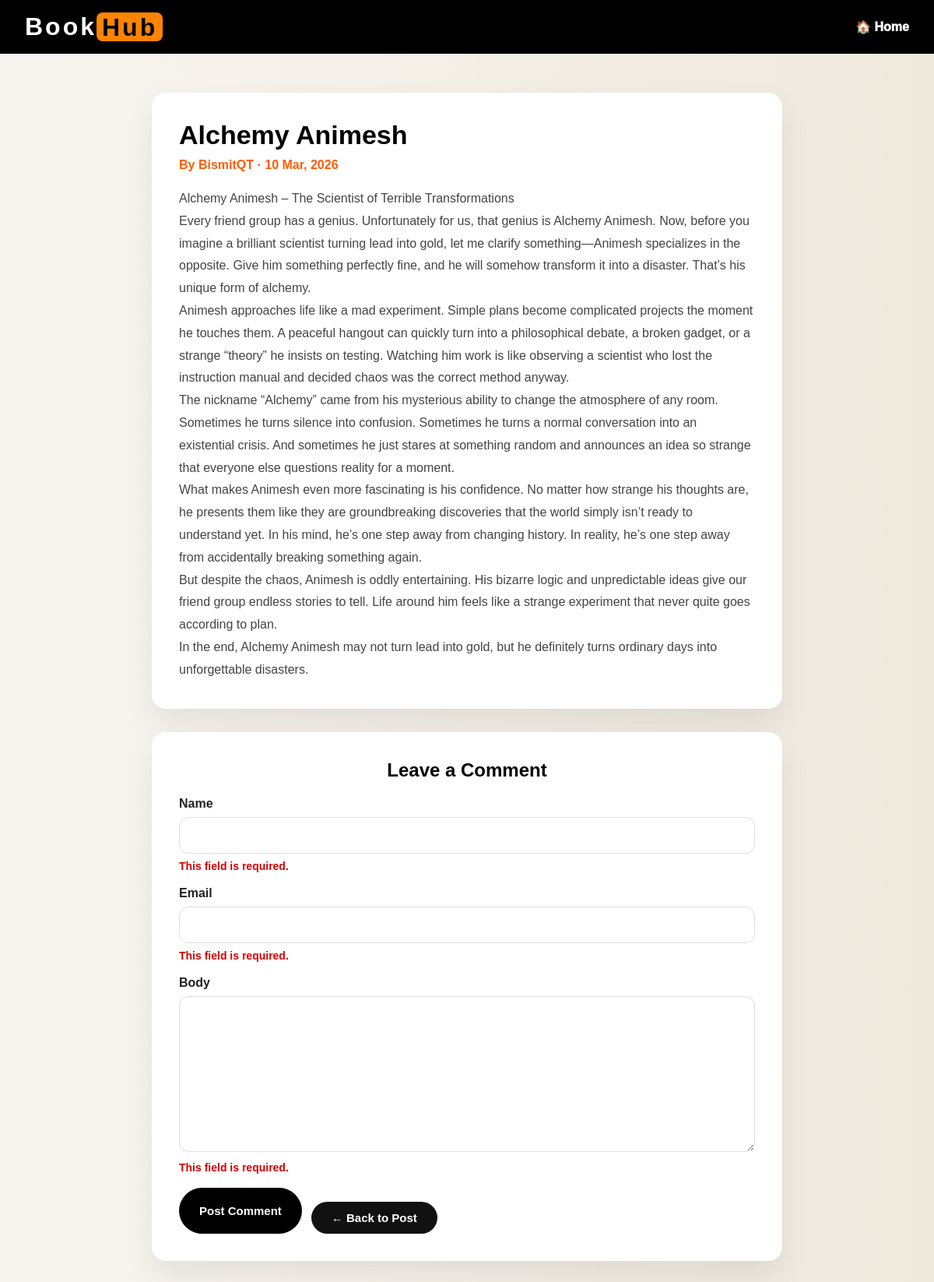
The page /13/comment/ on the database its author committed.
### blog/models.py (models this page shows, shortened)
class Post(models.Model):
    class Status(models.TextChoices):
        DRAFT='DF','DRAFT'
        PUBLISHED='PB','PUBLISHED'
    title=models.CharField(max_length=200)
    content=models.TextField()
    author=models.ForeignKey(settings.AUTH_USER_MODEL, on_delete=models.CASCADE, related_name='blog_post')
    slug=models.SlugField(unique_for_date='publish')
    created_at=models.DateTimeField(auto_now_add=True)
    updated_at=models.DateTimeField(auto_now=True)
    publish=models.DateTimeField(default=timezone.now)
    status=models.CharField(max_length=10,choices=Status.choices, default=Status.DRAFT)
    objects = models.Manager()
    published = PublishedManager()
    def get_absolute_url(self):
        return reverse('post_detail', kwargs={'id': self.id, 'year': self.created_at.year, 'month': self.created_at.month, 'date': self.created_at.day})
    class Meta:
        ordering = ['-publish']

### blog/views.py (the view)
# urls.py: path('<int:post_id>/comment/', views.post_comment, name='post_comment')
def post_comment(request, post_id):
    post = get_object_or_404( Post,id=post_id,status=Post.Status.PUBLISHED)
    comment = None
    form = CommentPostForm(data=request.POST)
    if form.is_valid():
        comment = form.save(commit=False)
        comment.post = post
        comment.save()
    return render(request,'blog/comment.html',{'post': post,'form': form,'comment': comment})

### blog/forms.py
class CommentPostForm(forms.ModelForm):
    class Meta:
        model=Comment
        fields = ['name','email','body']

### blog/templates/blog/comment.html (shortened to what this page needs)
{% extends "blog/base.html" %}
{% load static %}
{% block content %}
<header>
    <div class="logo">Book<span class="hub">Hub</span></div>
    <a href="{% url 'home' %}">🏠 Home</a>
</header>
<div class="container">
    <div class="card">
        <div class="post-title">{{ post.title }}</div>
        <div class="post-meta">
            By {{ post.author }} · {{ post.created_at|date:"d M, Y" }}
        </div>
        <div class="post-content">
            {{ post.content|linebreaks }}
        </div>
    </div>
    <div class="card">
        <h2 class="section-title">Leave a Comment</h2>
        {% if comment %}
            <div class="success-box">
                Your comment has been added successfully.
            </div>
            <div class="comment-preview">
                <h4>Comment Preview</h4>
                <p><strong>{{ comment.name }}</strong></p>
                <p>{{ comment.body|linebreaks }}</p>
            </div>
        {% else %}
            <form method="post">
                {% for field in form %}
                    <div class="form-group">
                        <label for="{{ field.id_for_label }}">{{ field.label }}</label>
                        {{ field }}
                        {{ field.errors }}
                    </div>
                {% endfor %}
                <div class="actions">
                    <button type="submit" class="submit-btn">Post Comment</button>
                    <a href="{{ post.get_absolute_url }}" class="back-btn">← Back to Post</a>
                </div>
            </form>
        {% endif %}
    </div>
</div>
{% endblock %}

### rows shown on the page
Post: title "Alchemy Animesh", author "BismitQT", created_at "10 Mar, 2026", content "Alchemy Animesh – The Scientist of Terrible Transformations Every friend group has a genius. Unfortunately for us, that genius is Alchemy Animesh. Now, before you imagine a brilliant scientist turning lead into gold, let me clarify something—Animesh specializes in the opposite. Give him something perfectly fine, and he will somehow transform it into a disaster. That’s his unique form of alchemy. Animesh approaches life like a mad experiment. Simple plans become complicated projects the moment he touches them. A peaceful hangout can quickly turn into a philosophical debate, a broken gadget, or a strange “theory” he insists on testing. Watching him work is like observing a scientist who lost…"

### other values the page prints
{{ field.label }} "Name" "Email" "Body"
{{ field.errors }} "This field is required." "This field is required." "This field is required."
